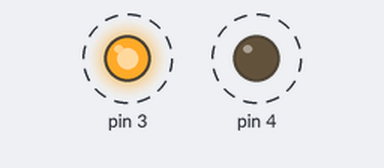
This sketch was run on a simulated Arduino Uno, built with avr-gcc and run on an emulated ATmega328P. Shown: output pins drawn as LEDs (lit = HIGH). Dashed ring = blinking.

Above: at 0.5 s.
Timing chart, 0 to 4.6 s (numbered marks = the images above):
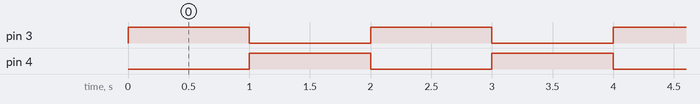

The sketch:

clockControl.ino
```cpp
int second = 1000*60;
boolean bol = HIGH;

void setup() {
  // put your setup code here, to run once:
  pinMode(3,OUTPUT);
  pinMode(4,OUTPUT);
}

void loop() {
  // put your main code here, to run repeatedly:

  digitalWrite(3,bol);
  digitalWrite(4,!(bol));
  delay(1000);
  bol = !(bol);


}
```

Measured:
- by itself, pin 3, pin 4: alternates HIGH for 1.0 s and LOW for 1.0 s
